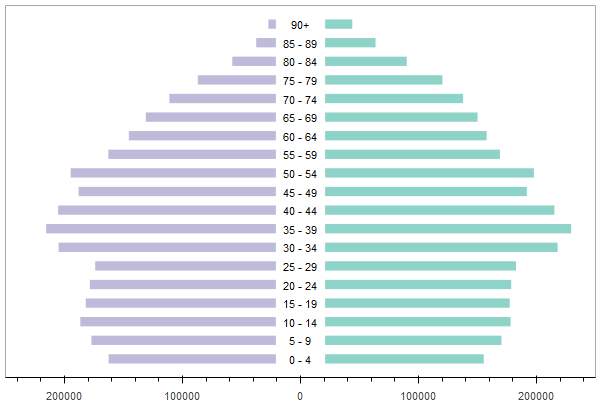
#> input picture Population Pyramid/images/Scotland_2001.png, 600 x 400 px
$ jupyter execute --allow-errors 'Bokeh Population Pyramid.ipynb'   (shell and % lines are left out)
#> lines starting #> are read from the running program, lines starting #| are printed output that depends on the picture
[cell 1]
import bokeh
from bokeh.plotting import figure, show, output_notebook
from bokeh.layouts import gridplot, row, column
from bokeh.models import FuncTickFormatter
import pandas as pd

[cell 2]
output_notebook()

#### Main Population Pyramid function

[cell 3]
# [94 lines left out: function pop_pyramid, not called in this run]

#### Create a plot for each of the 32 council areas

#> (a cell that did not finish here is left out)

#> (a cell that did not finish here is left out)

[cell 6]
#iterate over areas to produce a plot for each and then layout them in a grid
plots = []
#> (the rest of this cell did not finish here and is left out)

#### Create a pyramid plot for 2001 and 2009 population of Uist

#> (a cell that did not finish here is left out)

#> (a cell that did not finish here is left out)

#### Create pop_pyramids of Scotland in 2001-2009-2016

#> (a cell that did not finish here is left out)

#> (a cell that did not finish here is left out)

#### Compare images of population pyramids to find shapes similar to Uist

[cell 11]
from imageio import imread
from scipy.linalg import norm
from scipy import sum, average
from pathlib import Path
import os

[cell 12]
#code adapted from:
#https://stackoverflow.com/questions/189943/
#how-can-i-quantify-difference-between-two-images#3935002
# [21 lines left out: functions to_grayscale, compare_images, main, not called in this run]
    #print ("Manhattan norm:", n_m, "/ per pixel:", n_m/img1.size)
    #print ("Zero norm:", n_0, "/ per pixel:", n_0*1.0/img1.size)

[cell 13]
ref_image = 'images/pp_Uist.png'
#> (the rest of this cell did not finish here and is left out)

[cell 14]
image_dict = {}
#extract area name from filename and pair it with the output of the compare function
#> (the rest of this cell did not finish here and is left out)

[cell 15]
#visualise the differences from Uist for each council area
like_df = (pd.DataFrame.from_dict(image_dict, orient='index', columns=['Value'])
            .reset_index()
            .sort_values('Value', ascending=False))

#> (the rest of this cell did not finish here and is left out)

#### Get the image resulting from the difference of two images

[cell 16]
from PIL import ImageChops, Image

[cell 17]
img_1 = Image.open('images/Scotland_2001.png').convert('RGB')
img_2 = Image.open('images/Scotland_2016.png').convert('RGB')
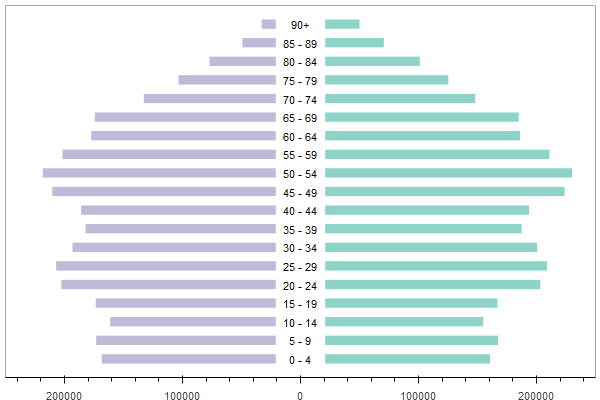
#> input picture Population Pyramid/images/Scotland_2016.png, 600 x 400 px

[cell 18]
diff = ImageChops.difference(img_1, img_2)
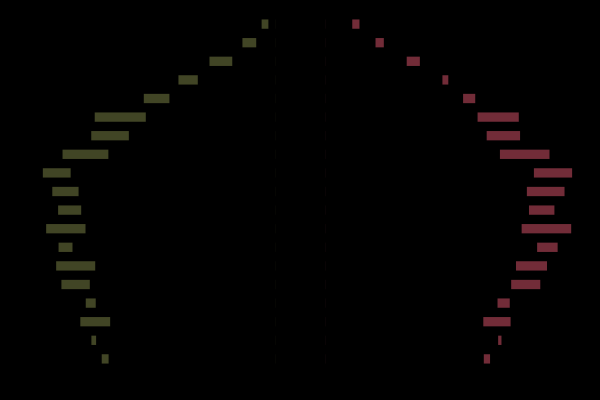
#> diff: PIL image 600x400 RGB; mean R, G, B 3.2, 2, 1.7
